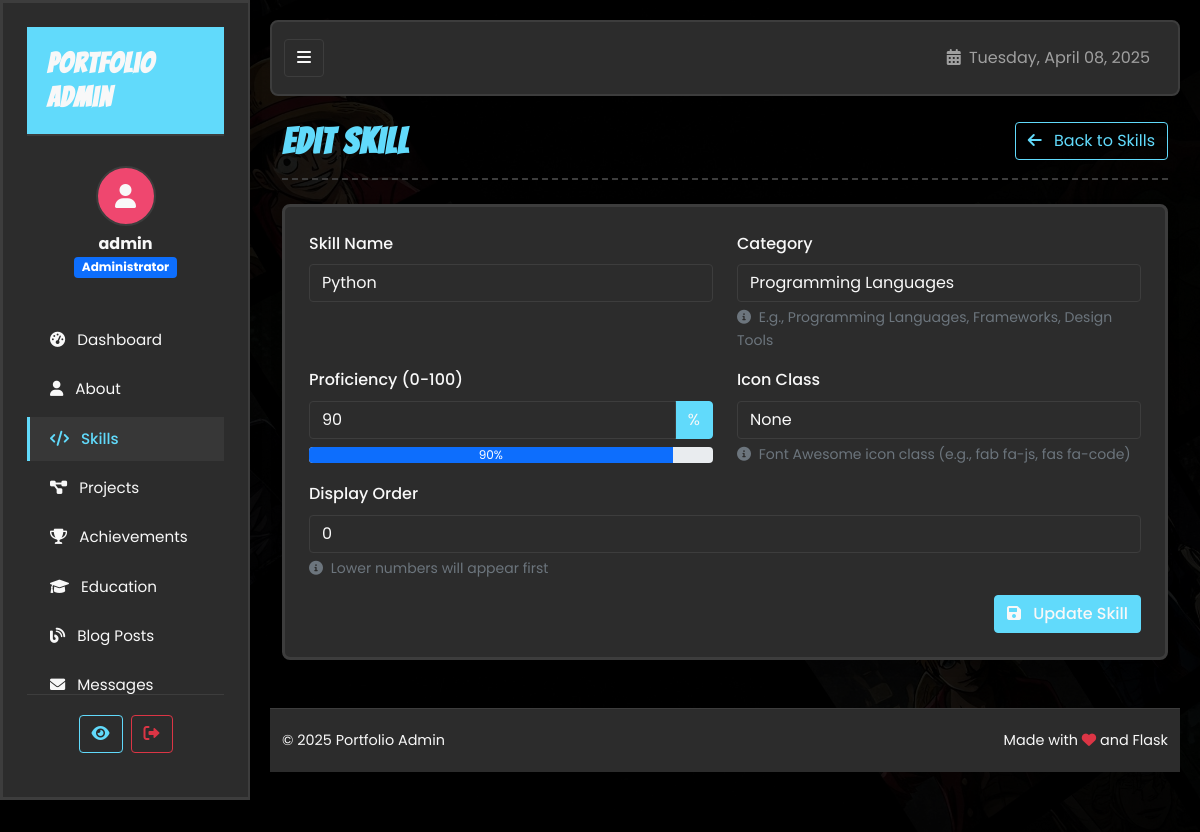
/admin/skills/93/edit (signed in), run on the app's committed database.
### tables this page shows
CREATE TABLE User (
        id INTEGER PRIMARY KEY AUTOINCREMENT,
        username TEXT UNIQUE NOT NULL,
        password TEXT NOT NULL,
        is_admin INTEGER DEFAULT 0
    );

CREATE TABLE Skill (
        id INTEGER PRIMARY KEY AUTOINCREMENT,
        name TEXT NOT NULL,
        category TEXT NOT NULL,
        proficiency INTEGER NOT NULL
    , display_order INTEGER DEFAULT 0, icon TEXT);

### app_sqlite.py (the view)
    def wrapped_view(**kwargs):
        if 'user_id' not in session:
            flash('Please log in to access this page.', 'warning')
            return redirect(url_for('login'))
        db = get_db()
        user = db.execute('SELECT * FROM User WHERE id = ?', (session['user_id'],)).fetchone()
        if not user or not user['is_admin']:
            flash('You do not have permission to access this page.', 'danger')
            return redirect(url_for('index'))
        return view(**kwargs)

### app_sqlite.py (called while the page is built, shortened)
def get_db():
    if 'db' not in g:
        g.db = sqlite3.connect(
            app.config['DATABASE'],
            detect_types=sqlite3.PARSE_DECLTYPES
        )
        g.db.row_factory = sqlite3.Row
    return g.db

def admin_required(view):
    def wrapped_view(**kwargs):
        if 'user_id' not in session:
            flash('Please log in to access this page.', 'warning')
            return redirect(url_for('login'))
        db = get_db()
        user = db.execute('SELECT * FROM User WHERE id = ?', (session['user_id'],)).fetchone()
        if not user or not user['is_admin']:
            flash('You do not have permission to access this page.', 'danger')
            return redirect(url_for('index'))
        return view(**kwargs)
    wrapped_view.__name__ = view.__name__
    return wrapped_view

@app.context_processor
def inject_now():
    return {'now': datetime.utcnow()}

@app.context_processor
def inject_user():
    user = None
    if 'user_id' in session:
        db = get_db()
        user = db.execute('SELECT * FROM User WHERE id = ?', (session['user_id'],)).fetchone()
    return {'current_user': user}

@app.context_processor
def inject_unread_messages():
    if 'user_id' in session:
        db = get_db()
        unread_message_count = db.execute(
            'SELECT COUNT(*) FROM Contact WHERE is_read = 0'
        ).fetchone()[0]
        return {'unread_message_count': unread_message_count}
    return {'unread_message_count': 0}

@app.route('/admin/skills/<int:id>/edit', methods=['GET', 'POST'])
@admin_required
def admin_edit_skill(id):
    db = get_db()
    skill = db.execute('SELECT * FROM Skill WHERE id = ?', (id,)).fetchone()
    if skill is None:
        flash('Skill not found.', 'danger')
        return redirect(url_for('admin_skills'))
    return render_template('admin/skill_form.html', skill=skill)

### templates/admin/skill_form.html (shortened to what this page needs)
{% extends "admin/layout.html" %}
{% block content %}
<div class="page-header d-flex justify-content-between align-items-center mb-4">
    <h1 class="bangers-font">{{ 'Edit' if skill else 'Add' }} Skill</h1>
    <a href="{{ url_for('admin_skills') }}" class="btn btn-outline-primary">
        <i class="fas fa-arrow-left me-2"></i> Back to Skills
    </a>
</div>
<div class="comic-panel">
    <form method="POST" action="{{ url_for('admin_add_skill', id=skill.id) if skill else url_for('admin_add_skill') }}">
        <div class="row">
            <div class="col-md-6">
                <div class="mb-3">
                    <label for="name" class="form-label">Skill Name</label>
                    <input type="text" class="form-control" id="name" name="name" value="{{ skill.name if skill else '' }}" required>
                </div>
            </div>
            <div class="col-md-6">
                <div class="mb-3">
                    <label for="category" class="form-label">Category</label>
                    <input type="text" class="form-control" id="category" name="category" value="{{ skill.category if skill else '' }}" required>
                    <div class="form-text">
                        <i class="fas fa-info-circle me-1"></i> E.g., Programming Languages, Frameworks, Design Tools
                    </div>
                </div>
            </div>
        </div>
        <div class="row">
            <div class="col-md-6">
                <div class="mb-3">
                    <label for="proficiency" class="form-label">Proficiency (0-100)</label>
                    <div class="input-group">
                        <input type="number" class="form-control" id="proficiency" name="proficiency" min="0" max="100" value="{{ skill.proficiency if skill else 0 }}" required>
                        <span class="input-group-text">%</span>
                    </div>
                    <div class="mt-2">
                        <div class="progress">
                            <div class="progress-bar" role="progressbar" style="width: {{ skill.proficiency if skill else 0 }}%;"
                                 aria-valuenow="{{ skill.proficiency if skill else 0 }}" aria-valuemin="0" aria-valuemax="100"
                                 id="proficiencyBar">
                                {{ skill.proficiency if skill else 0 }}%
                            </div>
                        </div>
                    </div>
                </div>
            </div>
            <div class="col-md-6">
                <div class="mb-3">
                    <label for="icon" class="form-label">Icon Class</label>
                    <input type="text" class="form-control" id="icon" name="icon" value="{{ skill.icon if skill else '' }}" placeholder="fab fa-python">
                    <div class="form-text">
                        <i class="fas fa-info-circle me-1"></i> Font Awesome icon class (e.g., fab fa-js, fas fa-code)
                    </div>
                </div>
            </div>
        </div>
        <div class="mb-3">
            <label for="display_order" class="form-label">Display Order</label>
            <input type="number" class="form-control" id="display_order" name="display_order" value="{{ skill.display_order if skill else 0 }}" min="0">
            <div class="form-text">
                <i class="fas fa-info-circle me-1"></i> Lower numbers will appear first
            </div>
        </div>
        <div class="text-end">
            <button type="submit" class="btn btn-primary">
                <i class="fas fa-save me-2"></i> {{ 'Update' if skill else 'Save' }} Skill
            </button>
        </div>
    </form>
</div>
{% endblock %}

### templates/admin/layout.html (shortened to what this page needs)
<!DOCTYPE html>
<html lang="en">
<head>
    <link rel="stylesheet" href="https://cdnjs.cloudflare.com/ajax/libs/font-awesome/6.0.0/css/all.min.css">
    <link href="https://cdn.jsdelivr.net/npm/bootstrap@5.1.3/dist/css/bootstrap.min.css" rel="stylesheet">
    <link rel="stylesheet" href="{{ url_for('static', filename='css/style.css') }}">
    <link rel="stylesheet" href="{{ url_for('static', filename='css/admin.css') }}">
</head>
<body class="admin-body">
    <div class="admin-wrapper">
        <nav id="sidebar" class="comic-panel">
            <div class="sidebar-header">
                <h3 class="bangers-font">Portfolio Admin</h3>
            </div>
            <div class="sidebar-user text-center mb-4">
                <div class="user-avatar">
                    <i class="fas fa-user"></i>
                </div>
                <div class="user-info mt-2">
                    <h5 class="mb-0">{{ current_user.username }}</h5>
                    <span class="badge bg-primary">Administrator</span>
                </div>
            </div>
            <ul class="nav flex-column">
                <li class="nav-item">
                    <a href="{{ url_for('admin_dashboard') }}" class="nav-link {% if request.endpoint == 'admin_dashboard' %}active{% endif %}">
                        <i class="fas fa-tachometer-alt me-2"></i> Dashboard
                    </a>
                </li>
                <li class="nav-item">
                    <a href="{{ url_for('admin_about') }}" class="nav-link {% if 'about' in request.endpoint %}active{% endif %}">
                        <i class="fas fa-user me-2"></i> About
                    </a>
                </li>
                <li class="nav-item">
                    <a href="{{ url_for('admin_skills') }}" class="nav-link {% if 'skill' in request.endpoint %}active{% endif %}">
                        <i class="fas fa-code me-2"></i> Skills
                    </a>
                </li>
                <li class="nav-item">
                    <a href="{{ url_for('admin_projects') }}" class="nav-link {% if 'project' in request.endpoint %}active{% endif %}">
                        <i class="fas fa-project-diagram me-2"></i> Projects
                    </a>
                </li>
                <li class="nav-item">
                    <a href="{{ url_for('admin_achievements') }}" class="nav-link {% if 'achievement' in request.endpoint %}active{% endif %}">
                        <i class="fas fa-trophy me-2"></i> Achievements
                    </a>
                </li>
                <li class="nav-item">
                    <a href="{{ url_for('admin_dashboard') }}" class="nav-link {% if 'education' in request.endpoint %}active{% endif %}">
                        <i class="fas fa-graduation-cap me-2"></i> Education
                    </a>
                </li>
                <li class="nav-item">
                    <a href="{{ url_for('admin_blog') }}" class="nav-link {% if 'blog' in request.endpoint %}active{% endif %}">
                        <i class="fas fa-blog me-2"></i> Blog Posts
                    </a>
                </li>
                <li class="nav-item">
                    <a href="{{ url_for('admin_messages') }}" class="nav-link {% if 'message' in request.endpoint %}active{% endif %}">
                        <i class="fas fa-envelope me-2"></i> Messages
                    </a>
                </li>
                <li class="nav-item">
                    <a href="{{ url_for('admin_logger') }}" class="nav-link {% if 'logger' in request.endpoint %}active{% endif %}">
                    </a>
                </li>
            </ul>
            <div class="sidebar-footer">
                <div class="d-flex">
                    <a href="{{ url_for('index') }}" class="btn btn-outline-primary me-2"
                       title="View Site" data-bs-toggle="tooltip" data-bs-placement="top">
                        <i class="fas fa-eye"></i>
                    </a>
                    <a href="{{ url_for('logout') }}" class="btn btn-outline-danger"
                       title="Logout" data-bs-toggle="tooltip" data-bs-placement="top">
                        <i class="fas fa-sign-out-alt"></i>
                    </a>
                </div>
            </div>
        </nav>
        <div id="content">
            <nav class="navbar navbar-expand navbar-dark mb-4">
                <div class="container-fluid">
                    <button id="sidebarCollapse" class="btn btn-dark d-none d-md-block">
                        <i class="fas fa-bars"></i>
                    </button>
                    <div class="ms-auto d-flex">
                        <div class="navbar-text me-3">
                            <i class="fas fa-calendar-alt me-1"></i> {{ now.strftime('%A, %B %d, %Y') }}
                        </div>
                    </div>
                </div>
            </nav>
            <div class="container-fluid">
                {% block content %}{% endblock %}
            </div>
            <footer class="footer mt-5">
                <div class="container-fluid">
                    <div class="d-flex flex-column flex-md-row justify-content-between align-items-center">
                        <div class="text-center text-md-start mb-2 mb-md-0">
                            <span>&copy; {{ now.year }} Portfolio Admin</span>
                        </div>
                        <div class="text-center text-md-end">
                            <span>Made with <i class="fas fa-heart text-danger"></i> and Flask</span>
                        </div>
                    </div>
                </div>
            </footer>
        </div>
    </div>
</body>
</html>

### static/css/style.css (style rules this page uses)
:root { --bg-color: #1e1e1e; --text-color: #f8f8f8; --primary-color: #61DAFB; --primary-color-rgb: 97, 218, 251; --secondary-color: #FFD166; --secondary-color-rgb: 255, 209, 102; --accent-color: #EF476F; --accent-color-rgb: 239, 71, 111; --panel-bg: #2c2c2c; --border-color: #3d3d3d; --terminal-green: #00ff00; --danger-color: #FF6B6B; --info-color: #61AFEF; }
body { background-image: url('../img/Gemini_Generated_Image_z3yqisz3yqisz3yq.jpg'); background-color: var(--bg-color); background-size: cover; background-position: center; background-repeat: no-repeat; background-attachment: fixed; color: var(--text-color); font-family: 'Source Code Pro', monospace; line-height: 1.6; position: relative; }
body::before { content: ''; position: fixed; top: 0; left: 0; width: 100%; height: 100%; background-color: rgba(0, 0, 0, 0.85); z-index: -1; }
h1, h2, h3, h4, h5, h6 { font-weight: 700; margin-bottom: 1rem; }
a { color: var(--primary-color); text-decoration: none; transition: color 0.3s; }
.bangers-font { font-family: 'Bangers', cursive; letter-spacing: 0.05em; color: var(--accent-color); }
.nav-link { position: relative; padding: 0.5rem 1rem; transition: all 0.3s ease; }
.nav-link::after { content: ''; position: absolute; bottom: 0; left: 0; width: 0; height: 2px; background-color: var(--secondary-color); transition: width 0.3s ease; }
.comic-panel { background-color: var(--panel-bg); border: 3px solid var(--border-color); border-radius: 8px; padding: 1.5rem; margin-bottom: 2rem; position: relative; overflow: hidden; box-shadow: 0 6px 12px rgba(0, 0, 0, 0.2); }
.comic-panel::before { content: ""; position: absolute; top: 0; left: 0; right: 0; height: 5px; background: linear-gradient(90deg, var(--accent-color), var(--accent-hover)); }
.form-label { color: var(--primary-color); }
footer { background-color: var(--panel-bg); border-top: 3px solid var(--border-color); padding: 2rem 0; }
.navbar { background-color: rgba(30, 30, 30, 0.95); backdrop-filter: blur(10px); border-bottom: 3px solid var(--border-color); position: sticky; top: 0; z-index: 1000; transition: all 0.3s ease; }

### data on the page
User: username "admin"
Skill: name "Python", category "Programming Languages", proficiency "90", display_order "0"

### other printed values
{{ 'Edit' if skill else 'Add' }} "Edit"
{{ 'Update' if skill else 'Save' }} "Update"
